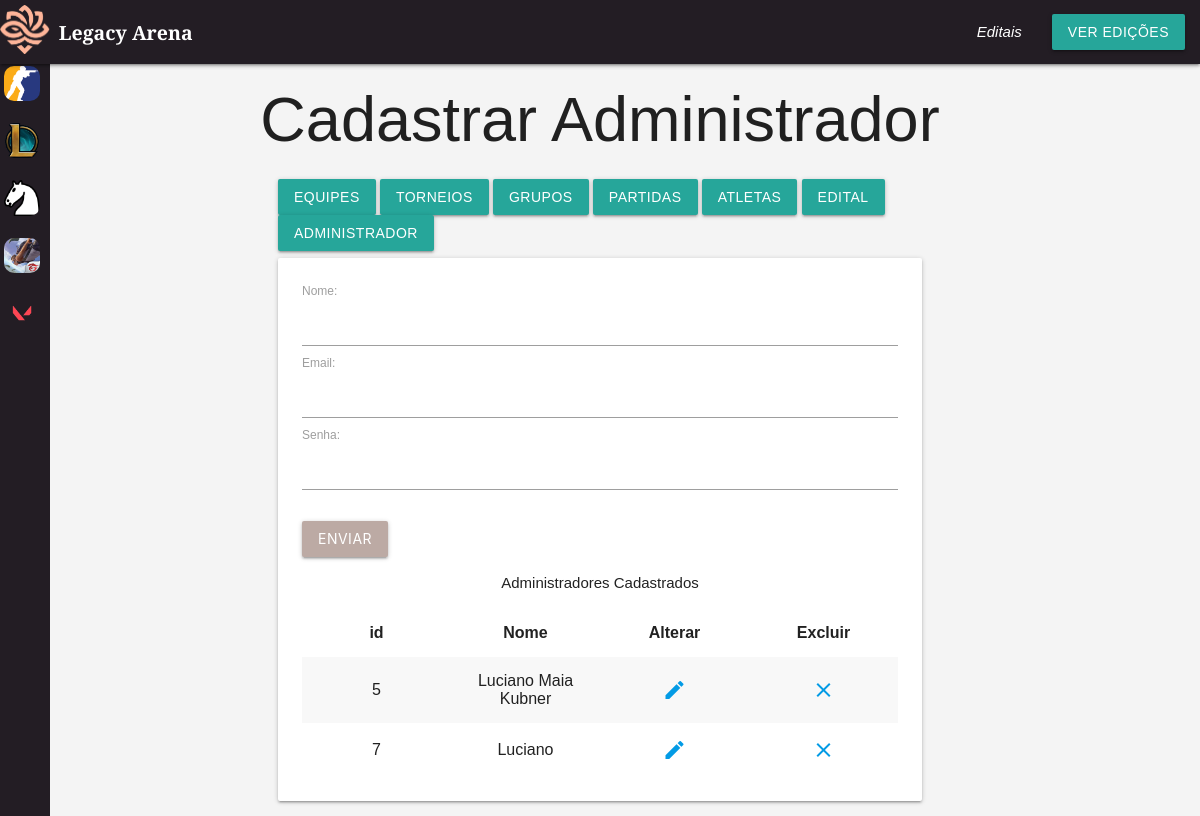
/crud/cadastrar-administrador.php (signed in), run on an earlier commit of the app's database.
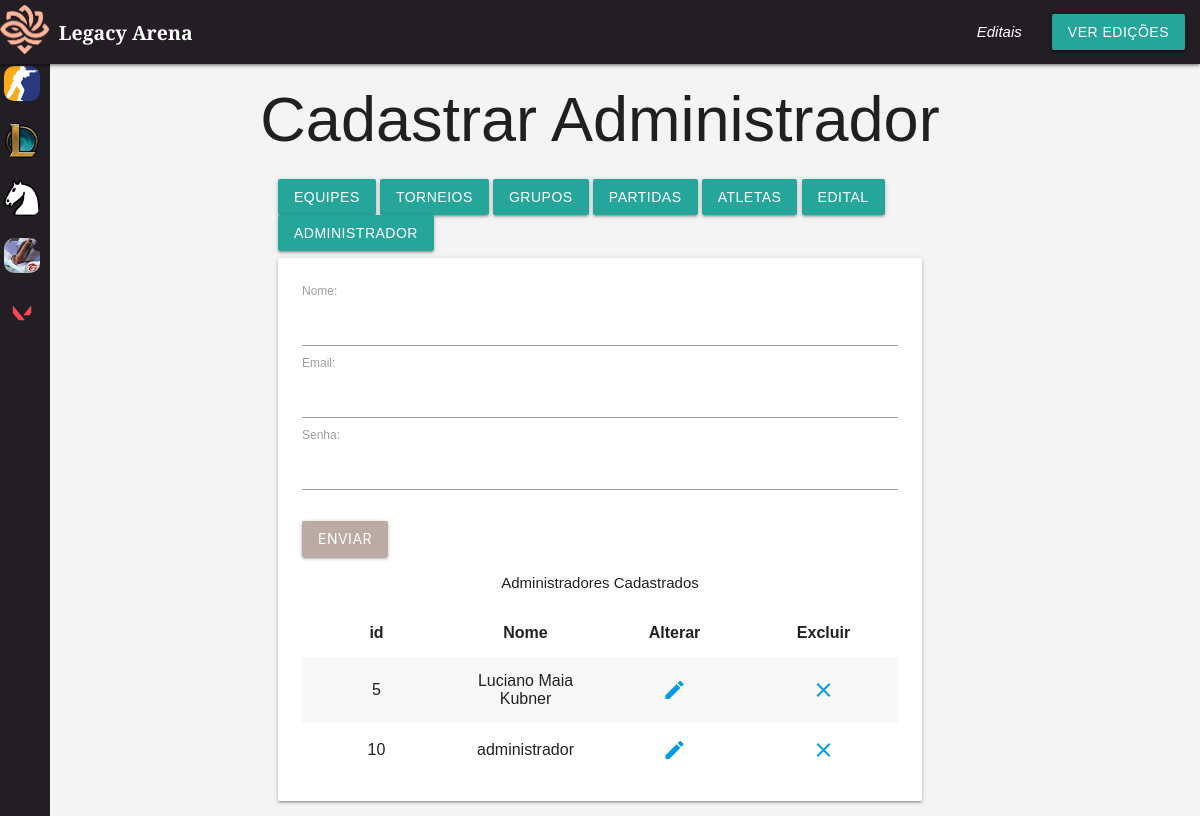
And on a later commit of the database.
### tables this page shows
CREATE TABLE IF NOT EXISTS `administrador` (
  `id` int NOT NULL AUTO_INCREMENT,
  `nome` varchar(255) NOT NULL,
  `email` varchar(255) NOT NULL,
  `senha` varchar(255) NOT NULL,
  PRIMARY KEY (`id`),
  UNIQUE KEY `email` (`email`)
);

### conexao.php (called while the page is built, shortened)
<?php
function executarSQL($conexao, $sql)
{
    $resultado = mysqli_query($conexao, $sql);
    return $resultado;
}

### crud/cadastrar-administrador.php (the view, shortened to what this page needs)
<?php
require_once "../conexao.php";
$conexao = conectar();
require_once "header.php";
$sql = "SELECT * FROM administrador";
$resultado_administrador = executarSQL($conexao, $sql);
?>
<!DOCTYPE html>
<html lang="pt-br">
<head>
    <link type="text/css" rel="stylesheet" href="../css/style.css" media="screen,projection" />
</head>
<body id="main-content">
    <h1 class="center-align"> Cadastrar Administrador </h1>
    <main class="container">
        <a href="../indexadm.php" class="waves-effect waves-light btn">Equipes</a>
        <a href="cadastrar-torneios.php" class="waves-effect waves-light btn">Torneios</a>
        <a href="cadastrar-grupocs.php" class="waves-effect waves-light btn">Grupos</a>
        <a href="cadastrar-partidas.php" class="waves-effect waves-light btn">Partidas</a>
        <a href="cadastrar-atletas.php" class="waves-effect waves-light btn">Atletas</a>
        <a href="cadastrar-edital.php" class="waves-effect waves-light btn">Edital</a>
        <a href="cadastrar-administrador.php" class="waves-effect waves-light btn">Administrador</a>
        <div class="card-panel" style="width:100%;">
            <form action="cadastrar.php" method="post" enctype="multipart/form-data">
        <label> Nome: <input type="text" name="nome"> </label> <br>
        <label> Email: <input type="email" name="email"> </label> <br>
        <label> Senha: <input type="password" name="senha"> </label> <br>
                <br>
                <button class="btn waves-effect waves-light brown  lighten-3 " type="submit" name="action">Enviar </button>
            </form>
            <p class="center-align">Administradores Cadastrados</p>
            <table class="striped centered responsive-table" style="width: 100%; table-layout: fixed; max-width: 150%;">
                <thead>
                    <tr>
                        <th>id</th>
                        <th>Nome</th>
                        <th>Alterar</th>
                        <th>Excluir</th>
                    </tr>
                </thead>
                <tbody>
                    <?php
                    while ($atletas = mysqli_fetch_assoc($resultado_administrador)) {
                        echo '<tr>';
                        echo '<td>' . $atletas['id'] . '</td>';
                        echo '<td>' . $atletas['nome'] . '</td>';
                        echo '<td> <a href="form-alteraradministrador.php?id=' . $atletas['id'] . '"> <i class="material-icons">edit</i> </a> </td>';
                        echo '<td> <a href="excluiradministrador.php?id=' . $atletas['id'] . '"> <i class="material-icons">clear</i> </a> </td>';
                        echo '</tr>';
                    }
                    ?>
                </tbody>
            </table>
        </div>
    </main>
</body>
</html>

What changed in the data, as far as the page shows it:
removed administrador: id "7", nome "Luciano"
added administrador: id "10", nome "administrador"
